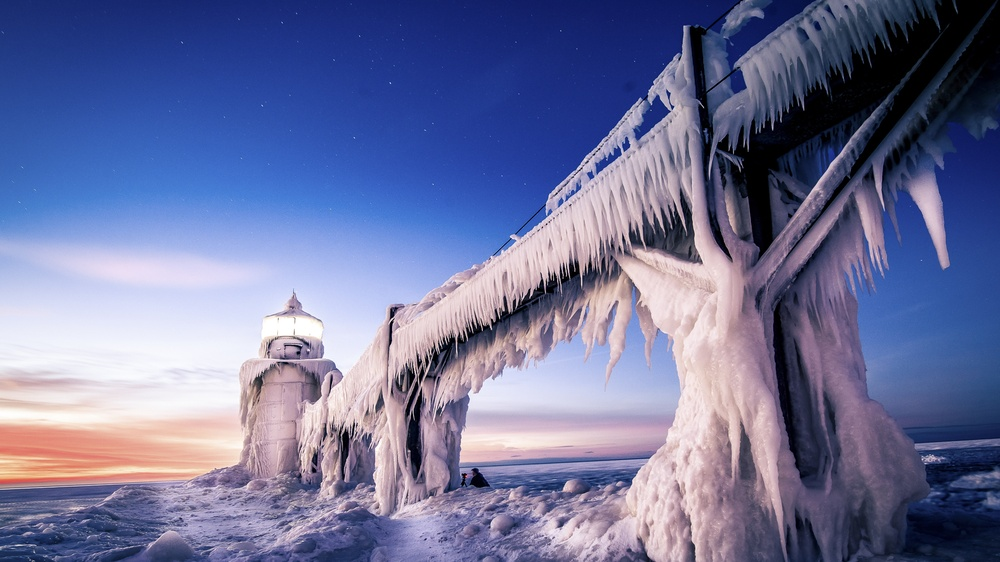
#> input picture 颜色变换/data/trainData/1.jpg, 1000 x 562 px, shrunk from 1920 x 1080 before the run, found by its file name
$ python '颜色变换.py'
#> lines starting #> are read from the running program, lines starting #| are printed output that depends on the picture
import numpy as np
import matplotlib.pyplot as plt
def plti(image):
    plt.imshow(image)
    plt.show()

# assert( np.log(np.e) == 1.0)
# np.log 即 ln() - 以e为底的对数函数

def do_normalise(im):
    return -np.log(1 / ((1 + im) / 257) - 1)


# 预处理函数
# im中的像素值为 [0, 255] 闭区间， 则 (1+im) 为 [1, 256]
# 先做 (1+im)/257 操作将值归一化到 (0, 1) 开区间内
# 再使用 sigmoid函数 的反函数，效果见sigmod函数图像
# -np.log(1/((1 + 0)/257) - 1) = -5.5451774444795623
# -np.log(1/((1 + 255)/257) - 1) = 5.5451774444795623

def undo_normalise(im):
    return (1 / (np.exp(-im) + 1) * 257 - 1).astype("uint8")


# 预处理函数的反函数
# 即先使用sigmod函数，再将值变换到(0, 257)区间再减1，通过astype保证值位于[0, 255]
# 关于 astype("uint8") ：
# np.array([-1]).astype("uint8") = array([255], dtype=uint8)
# np.array([256]).astype("uint8") = array([0], dtype=uint8)

def rotation_matrix(theta):
    """
    3D 旋转矩阵，围绕X轴旋转theta角
    """
    return np.c_[
        [1, 0, 0],
        [0, np.cos(theta), -np.sin(theta)],
        [0, np.sin(theta), np.cos(theta)]
    ]


# np.c_[ ] 将列表中的元素在第二维上拼接起来
# np.c_[[1,2],[3,4],[5,6]] =
# array([[1, 3, 5],
#        [2, 4, 6]])

im = plt.imread('F:\\liuyang\\Mynet\data\\trainData\\1.jpg')
#> im is the input picture: shape (562, 1000, 3); mean R, G, B 109.3, 113.6, 154.5
print(im.shape)
#| (562, 1000, 3)
plti(im)
im_normed = do_normalise(im)
#> in do_normalise, `return -np.log(1 / ((1 + im) / 257) - 1)`: returned value: shape (562, 1000, 3) float64; 0.13% of the values are NaN or infinite; the others: min -5.55, max 4.85, mean -0.0867
a=[]
for i in range(10):
    a.append(i*0.03)
for degree in a:
    im_rotated = np.einsum("ijk,lk->ijl", im_normed, rotation_matrix(np.pi*degree))
# 利用爱因斯坦求和约定做矩阵乘法，实际上是将每个RGB像素点表示的三维空间点绕X轴（即红色通道轴）旋转180°。
    im2 = undo_normalise(im_rotated)

    plti(im2)
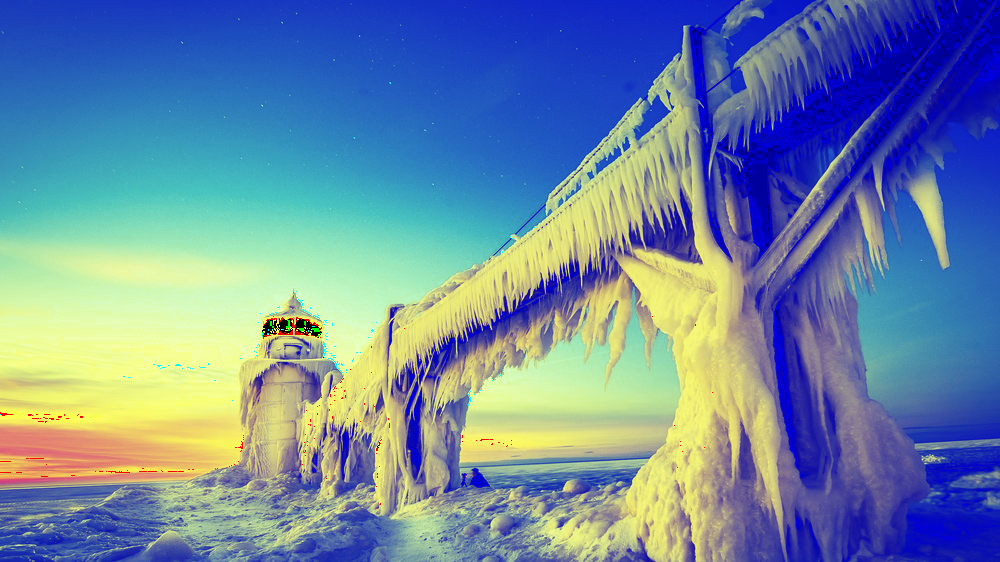
#> im2: shape (562, 1000, 3); mean R, G, B 108.7, 135.5, 162.8
#> im_rotated: shape (562, 1000, 3) float64; 0.25% of the values are NaN or infinite; the others: min -7.83, max 6.84, mean 0.106

$ run again, with 颜色变换/data/trainData/37e5c3fa8b6cec7d27dded5f27d702813071f8040fe9225053872a5860ad02d1.jpg copied over 颜色变换/data/trainData/1.jpg
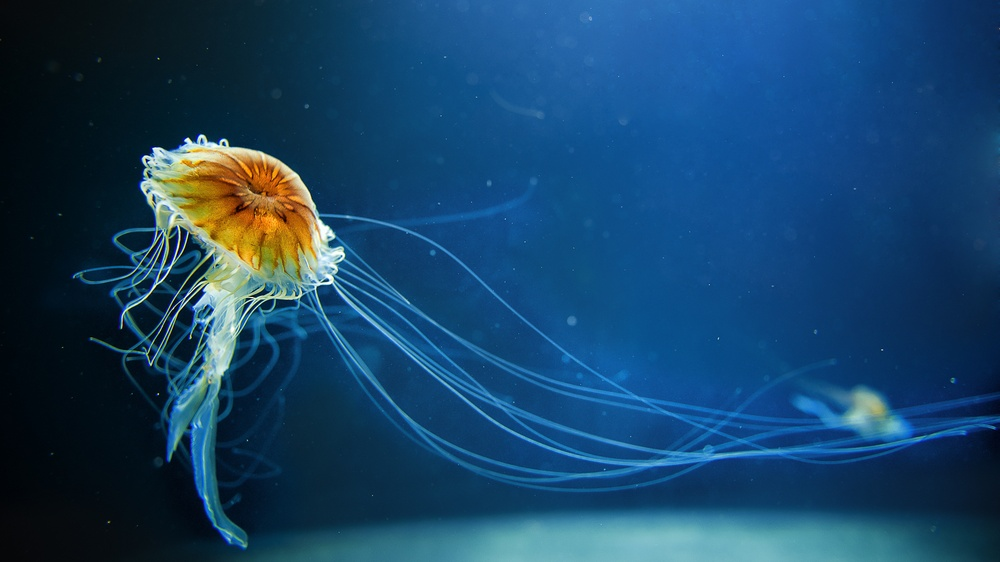
#> input picture 颜色变换/data/trainData/37e5c3fa8b6cec7d27dded5f27d702813071f8040fe9225053872a5860ad02d1.jpg, 1000 x 562 px, shrunk from 1920 x 1080 before the run, found by its file name
#> im is the input picture: shape (562, 1000, 3); mean R, G, B 23.4, 67.9, 103.8
#| (562, 1000, 3)
#> after the loop `for degree in a:`:
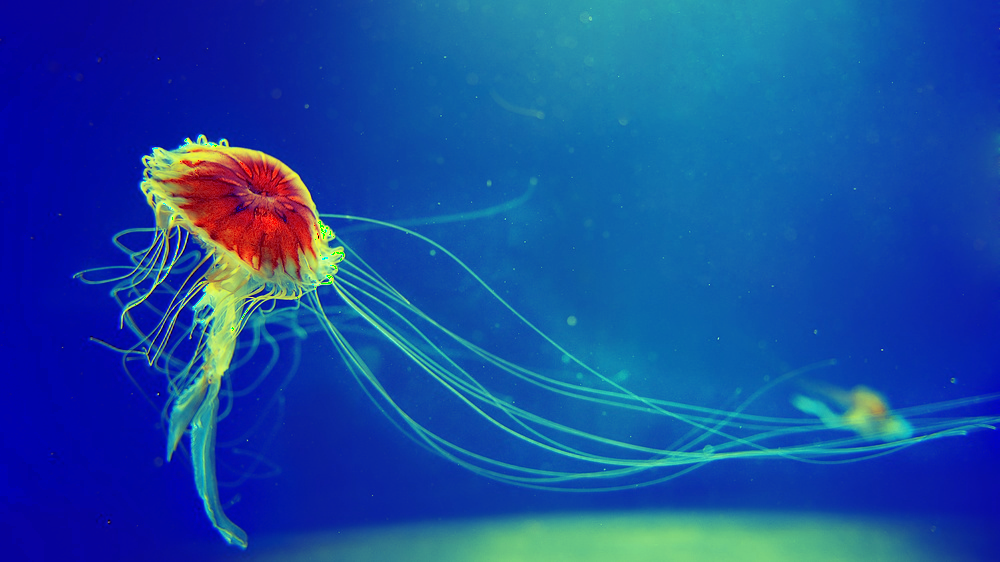
#> im2: shape (562, 1000, 3); mean R, G, B 23.2, 76.1, 161.1

$ run again, with 颜色变换/data/trainData/5554137aed3e4530cf8d173061d6eb61fd07b9469e8fccd0f4ee22f2da84af2d.jpg copied over 颜色变换/data/trainData/1.jpg
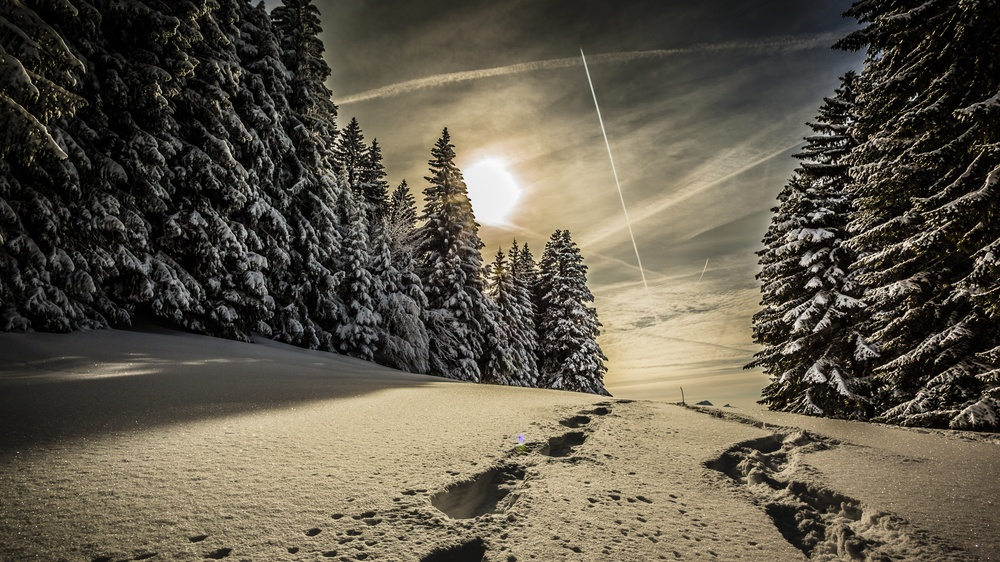
#> input picture 颜色变换/data/trainData/5554137aed3e4530cf8d173061d6eb61fd07b9469e8fccd0f4ee22f2da84af2d.jpg, 1000 x 562 px, shrunk from 1920 x 1080 before the run, found by its file name
#> im is the input picture: shape (562, 1000, 3); mean R, G, B 94.1, 87.4, 73.2
#| (562, 1000, 3)
#> after the loop `for degree in a:`:
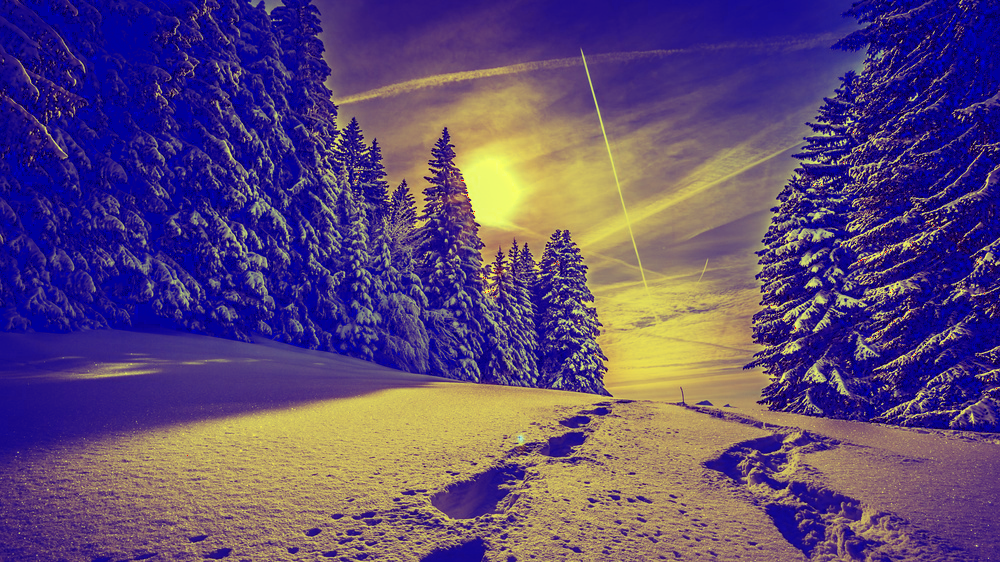
#> im2: shape (562, 1000, 3); mean R, G, B 94, 73.1, 118.8

$ run again, with 颜色变换/data/trainData/590427d4caf521898145ec3db1710576e6e89946ab0956a33d926776f93f88ea.jpg copied over 颜色变换/data/trainData/1.jpg
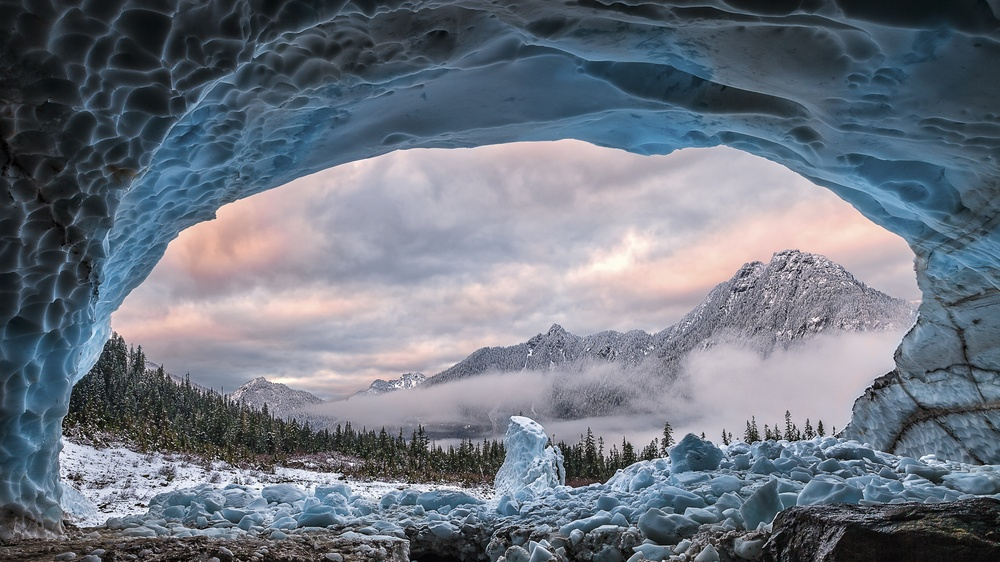
#> input picture 颜色变换/data/trainData/590427d4caf521898145ec3db1710576e6e89946ab0956a33d926776f93f88ea.jpg, 1000 x 562 px, shrunk from 1920 x 1080 before the run, found by its file name
#> im is the input picture: shape (562, 1000, 3); mean R, G, B 109.1, 116.6, 128.1
#| (562, 1000, 3)
#> after the loop `for degree in a:`:
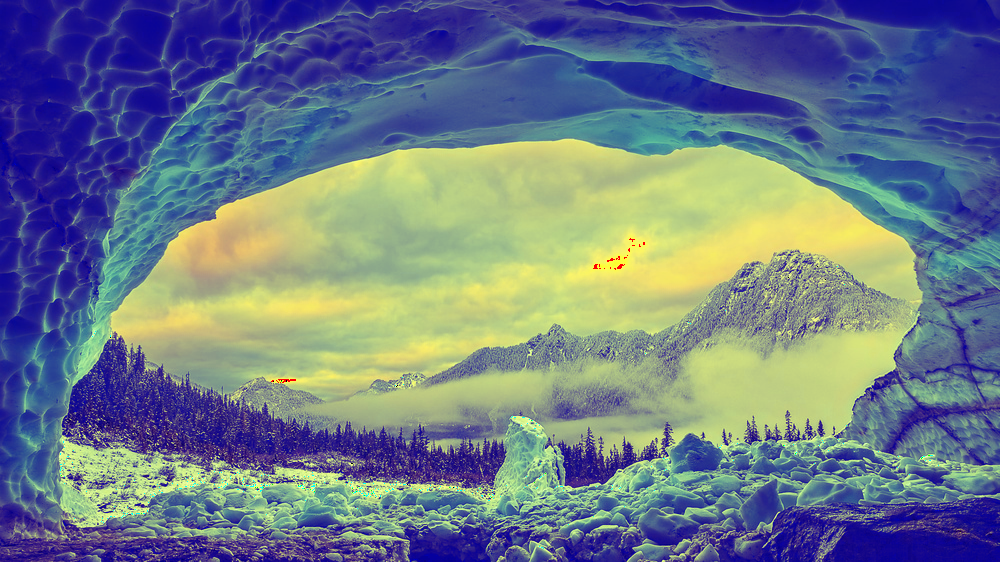
#> im2: shape (562, 1000, 3); mean R, G, B 108.8, 121.8, 137.1
